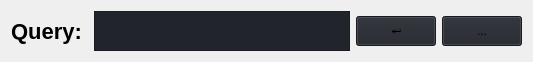
                                <widget class="QFrame" name="frame_q1">
                                 <property name="sizePolicy">
                                  <sizepolicy hsizetype="Preferred" vsizetype="Preferred">
                                   <horstretch>0</horstretch>
                                   <verstretch>0</verstretch>
                                  </sizepolicy>
                                 </property>
                                 <property name="maximumSize">
                                  <size>
                                   <width>16777215</width>
                                   <height>50</height>
                                  </size>
                                 </property>
                                 <layout class="QHBoxLayout" name="horizontalLayout_10">
                                  <item>
                                   <widget class="QLabel" name="label">
                                    <property name="maximumSize">
                                     <size>
                                      <width>16777215</width>
                                      <height>30</height>
                                     </size>
                                    </property>
                                    <property name="styleSheet">
                                     <string notr="true">font:bold 22px;</string>
                                    </property>
                                    <property name="text">
                                     <string>Query: </string>
                                    </property>
                                   </widget>
                                  </item>
                                  <item>
                                   <widget class="QPlainTextEdit" name="plainTextEdit_4">
                                    <property name="minimumSize">
                                     <size>
                                      <width>0</width>
                                      <height>40</height>
                                     </size>
                                    </property>
                                    <property name="maximumSize">
                                     <size>
                                      <width>16777215</width>
                                      <height>40</height>
                                     </size>
                                    </property>
                                    <property name="styleSheet">
                                     <string notr="true">background-color: rgb(33, 37, 43);</string>
                                    </property>
                                   </widget>
                                  </item>
                                  <item>
                                   <widget class="QPushButton" name="btn_query_1">
                                    <property name="minimumSize">
                                     <size>
                                      <width>70</width>
                                      <height>0</height>
                                     </size>
                                    </property>
                                    <property name="maximumSize">
                                     <size>
                                      <width>16777215</width>
                                      <height>30</height>
                                     </size>
                                    </property>
                                    <property name="styleSheet">
                                     <string notr="true">background-color: rgb(33, 37, 43);</string>
                                    </property>
                                    <property name="text">
                                     <string>↵</string>
                                    </property>
                                   </widget>
                                  </item>
                                  <item>
                                   <widget class="QPushButton" name="btn_filter_1">
                                    <property name="minimumSize">
                                     <size>
                                      <width>50</width>
                                      <height>0</height>
                                     </size>
                                    </property>
                                    <property name="maximumSize">
                                     <size>
                                      <width>16777215</width>
                                      <height>30</height>
                                     </size>
                                    </property>
                                    <property name="styleSheet">
                                     <string notr="true">background-color: rgb(33, 37, 43);</string>
                                    </property>
                                    <property name="text">
                                     <string>...</string>
                                    </property>
                                   </widget>
                                  </item>
                                 </layout>
                                </widget>
